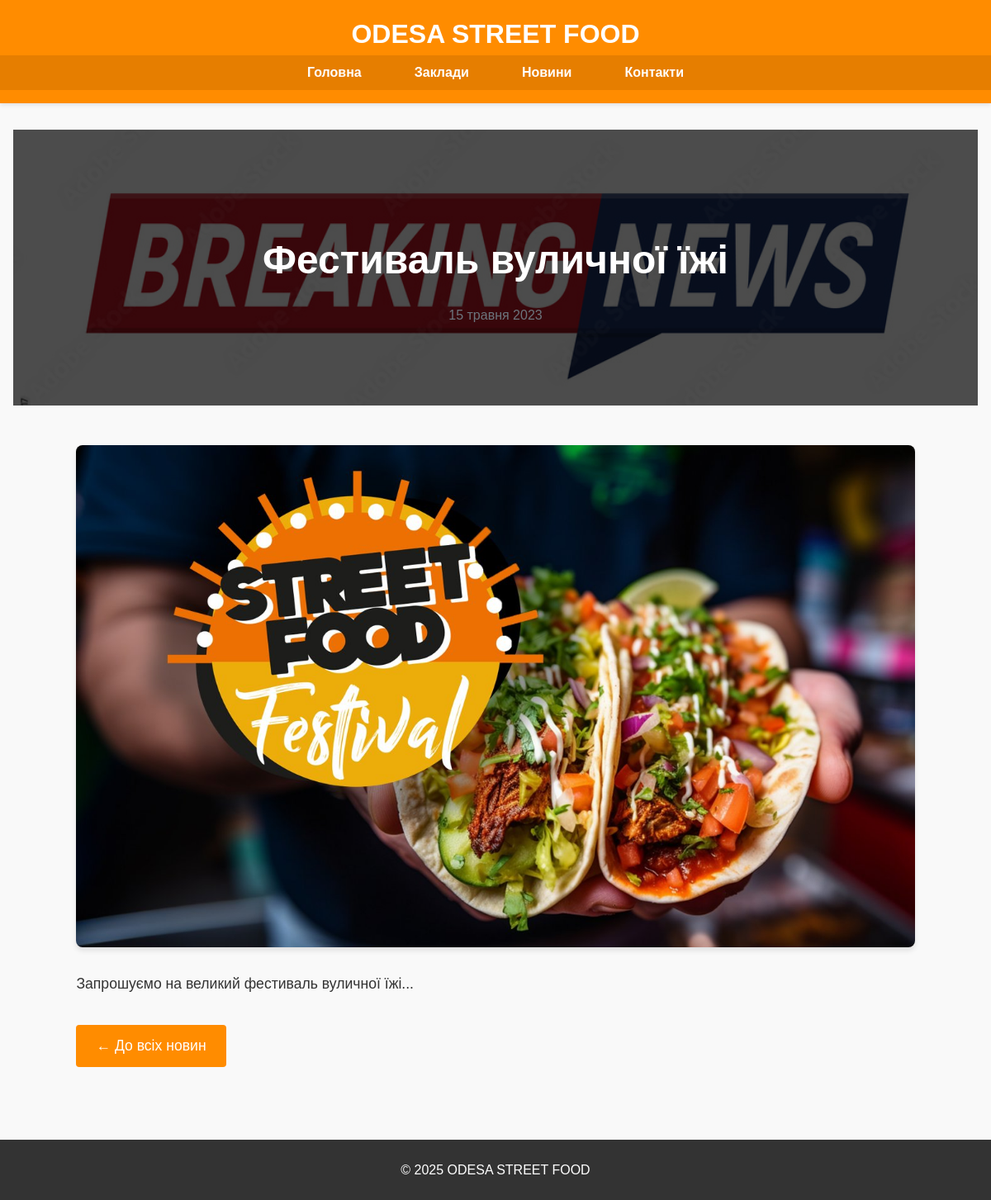
Screenshot of /news/1 with the database file from the repository.
### tables this page shows
CREATE TABLE news
                 (
                     id
                     INTEGER
                     PRIMARY
                     KEY
                     AUTOINCREMENT,
                     title
                     TEXT
                     NOT
                     NULL,
                     date
                     TEXT
                     NOT
                     NULL,
                     content
                     TEXT
                     NOT
                     NULL,
                     image
                     TEXT
                     NOT
                     NULL
                 );

### app.py (the view)
@app.route('/news/<int:news_id>')
def news_item(news_id):
    conn = sqlite3.connect('news.db')
    c = conn.cursor()
    c.execute("SELECT * FROM news WHERE id = ?", (news_id,))
    news_item = dict(zip(['id', 'title', 'date', 'content', 'image'], c.fetchone()))
    conn.close()
    return render_template('news_item.html', now=datetime.now(), news_item=news_item)

### templates/news_item.html (shortened to what this page needs)
{% extends "base.html" %}
{% block content %}
<section class="news-header">
    <h1>{{ news_item.title }}</h1>
    <p class="news-date">{{ news_item.date }}</p>
</section>
<section class="news-single">
    <div class="container">
        <div class="news-image-full">
            <img src="{{ url_for('static', filename='images/news/' + news_item.image) }}" alt="{{ news_item.title }}">
        </div>
        <div class="news-content-full">
            <p>{{ news_item.content }}</p>
            <a href="/news" class="btn">← До всіх новин</a>
        </div>
    </div>
</section>
{% endblock %}

### static/css/style.css (style rules this page uses)
body { font-family: 'Arial', sans-serif; margin: 0; padding: 0; line-height: 1.6; color: #333; background-color: #f9f9f9; }
.container { width: 90%; max-width: 1200px; margin: 0 auto; }
.btn { display: inline-block; background: #ff8c00; color: white; padding: 0.7rem 1.5rem; border-radius: 4px; text-decoration: none; margin-top: 1rem; transition: background 0.3s; }
.news-header { background: linear-gradient(rgba(0,0,0,0.7), rgba(0,0,0,0.7)), url('../images/news-bg.jpg'); background-size: cover; background-position: center; color: white; text-align: center; padding: 5rem 0; margin-bottom: 3rem; }
.news-header h1 { font-size: 3rem; margin-bottom: 1rem; }
.news-date { color: #ff8c00; font-size: 0.9rem; }
.news-date { color: #6c757d; font-size: 1rem; display: block; margin-top: 10px; }
.news-single { max-width: 1200px; margin: 0 auto; padding: 0 20px; }
.news-image-full { margin-bottom: 30px; border-radius: 8px; overflow: hidden; box-shadow: 0 4px 6px rgba(0, 0, 0, 0.1); }
.news-image-full img { width: 100%; height: auto; display: block; transition: transform 0.3s ease; }
.news-content-full { line-height: 1.6; font-size: 1.1rem; color: #333; padding-bottom: 40px; }
.news-content-full p { margin-bottom: 20px; }

### rows the page displays
news: title "Фестиваль вуличної їжі", date "15 травня 2023", image (picture), content "Запрошуємо на великий фестиваль вуличної їжі..."
